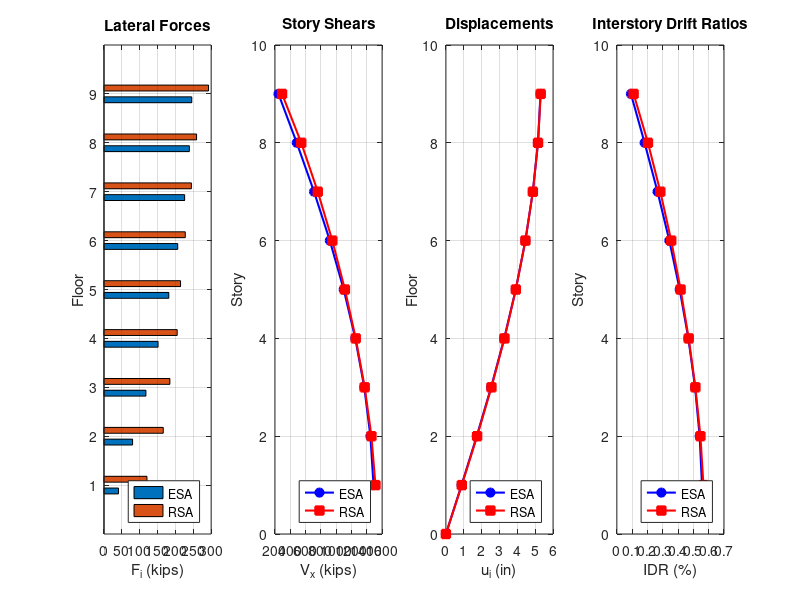

Write the MATLAB code that produced this figure. (Note: this script raises an error after producing the figure.)
%% HW6 Part 3 — Modal Response Spectrum Analysis (RSA) with SRSS
clc; clear; close all;

%% Load results from Parts 1 and 2
load('HW6_Part1_results.mat');
load('HW6_Part2_results.mat');

floors   = (1:N)';
stories  = (1:N)';
H_total  = 118 * 12;
h_story  = H_total / N;     % 157.3 in
Nmodes   = 5;               % number of modes to include

%% Step 1 — Compute modal quantities for each of the 5 modes
% Pre-allocate: rows = floors/stories, columns = modes
F_modal   = zeros(N, Nmodes);   % lateral forces  (kips)
Vs_modal  = zeros(N, Nmodes);   % story shears    (kips)
u_modal   = zeros(N, Nmodes);   % displacements   (in)
IDR_modal = zeros(N, Nmodes);   % interstory drift ratios

for n = 1:Nmodes
    phi_n   = PHI_norm(:,n);
    Gamma_n = Gamma_all(n);
    Spa_n   = Spa_modes_in(n);   % in/s^2
    Sd_n    = Sd_modes_in(n);    % in

    % Modal lateral forces at each floor
    F_modal(:,n) = m_vec .* (Gamma_n * phi_n) * Spa_n;   % kips

    % Modal story shears — sum forces from floor x to roof (BEFORE SRSS)
    for x = 1:N
        Vs_modal(x,n) = sum(F_modal(x:N, n));
    end

    % Modal floor displacements
    u_modal(:,n) = Gamma_n * phi_n * Sd_n;   % in

    % Modal interstory drift ratios
    IDR_modal(1,n)   = u_modal(1,n) / h_story;
    for x = 2:N
        IDR_modal(x,n) = (u_modal(x,n) - u_modal(x-1,n)) / h_story;
    end
end

%% Step 2 — SRSS combination (always the last step)
F_RSA   = sqrt(sum(F_modal.^2,   2));   % (Nx1), sums across columns to get result at each story
Vs_RSA  = sqrt(sum(Vs_modal.^2,  2));   % (Nx1)
u_RSA   = sqrt(sum(u_modal.^2,   2));   % (Nx1)
IDR_RSA = sqrt(sum(IDR_modal.^2, 2));   % (Nx1)

% Base shear from SRSS of modal base shears (story 1 shear = base shear)
V_RSA  = Vs_RSA(1);
VW_RSA = V_RSA / W_tot;

%% Step 3 — Mode % contribution per floor/story
% %_n(x) = r_n(x)^2 / sum_{m=1}^{5} r_m(x)^2   (Lecture 9)

% For lateral forces
pct_F = zeros(N, 3);
sum2_F = sum(F_modal.^2, 2);   % sum of squares across 5 modes
for n = 1:3
    pct_F(:,n) = (F_modal(:,n).^2 ./ sum2_F) * 100;
end

% For story shears
pct_Vs = zeros(N, 3);
sum2_Vs = sum(Vs_modal.^2, 2);
for n = 1:3
    pct_Vs(:,n) = (Vs_modal(:,n).^2 ./ sum2_Vs) * 100;
end

% For displacements
pct_u = zeros(N, 3);
sum2_u = sum(u_modal.^2, 2);
for n = 1:3
    pct_u(:,n) = (u_modal(:,n).^2 ./ sum2_u) * 100;
end

% For IDR
pct_IDR = zeros(N, 3);
sum2_IDR = sum(IDR_modal.^2, 2);
for n = 1:3
    pct_IDR(:,n) = (IDR_modal(:,n).^2 ./ sum2_IDR) * 100;
end

%% Print results
fprintf('\n--- RSA Results (SRSS, 5 modes) ---\n');
fprintf('Base shear V_RSA   = %.2f kips\n', V_RSA);
fprintf('V_RSA / W_total    = %.4f (%.2f%%)\n', VW_RSA, VW_RSA*100);

fprintf('\n--- RSA: Floor/Story Quantities ---\n');
fprintf('%-6s %-12s %-14s %-12s %-12s\n', ...
    'Floor','F_i (kips)','Vs_x (kips)','u_i (in)','IDR_i (%%)');
for i = 1:N
    fprintf('%-6d %-12.4f %-14.4f %-12.4f %-12.4f\n', ...
        i, F_RSA(i), Vs_RSA(i), u_RSA(i), IDR_RSA(i)*100);
end

fprintf('\n--- Mode %% Contribution to Lateral Forces (modes 1-3 / 5-mode SRSS) ---\n');
fprintf('%-6s %-12s %-12s %-12s\n','Floor','Mode 1 (%%)','Mode 2 (%%)','Mode 3 (%%)');
for i = 1:N
    fprintf('%-6d %-12.1f %-12.1f %-12.1f\n', i, pct_F(i,1), pct_F(i,2), pct_F(i,3));
end

fprintf('\n--- Mode %% Contribution to Story Shears (modes 1-3 / 5-mode SRSS) ---\n');
fprintf('%-6s %-12s %-12s %-12s\n','Story','Mode 1 (%%)','Mode 2 (%%)','Mode 3 (%%)');
for i = 1:N
    fprintf('%-6d %-12.1f %-12.1f %-12.1f\n', i, pct_Vs(i,1), pct_Vs(i,2), pct_Vs(i,3));
end

fprintf('\n--- Mode %% Contribution to Displacements (modes 1-3 / 5-mode SRSS) ---\n');
fprintf('%-6s %-12s %-12s %-12s\n','Floor','Mode 1 (%%)','Mode 2 (%%)','Mode 3 (%%)');
for i = 1:N
    fprintf('%-6d %-12.1f %-12.1f %-12.1f\n', i, pct_u(i,1), pct_u(i,2), pct_u(i,3));
end

fprintf('\n--- Mode %% Contribution to IDR (modes 1-3 / 5-mode SRSS) ---\n');
fprintf('%-6s %-12s %-12s %-12s\n','Story','Mode 1 (%%)','Mode 2 (%%)','Mode 3 (%%)');
for i = 1:N
    fprintf('%-6d %-12.1f %-12.1f %-12.1f\n', i, pct_IDR(i,1), pct_IDR(i,2), pct_IDR(i,3));
end

%% Plots

% --- Figure 1: RSA profiles vs ESA ---
figure('Name','HW6 Part 3 — RSA vs ESA Profiles');

subplot(1,4,1);
barh(floors, [F_ESA, F_RSA], 0.6);
xlabel('F_i (kips)'); ylabel('Floor');
title('Lateral Forces');
legend('ESA','RSA','Location','SouthEast');
grid on; ylim([0 N+1]);

subplot(1,4,2);
plot(Vs_ESA, stories, 'b-o', 'LineWidth',1.5, 'MarkerFaceColor','b'); hold on;
plot(Vs_RSA, stories, 'r-s', 'LineWidth',1.5, 'MarkerFaceColor','r');
xlabel('V_x (kips)'); ylabel('Story');
title('Story Shears');
legend('ESA','RSA','Location','SouthEast');
grid on; ylim([0 N+1]);

subplot(1,4,3);
plot([0; u_ESA], [0; floors], 'b-o', 'LineWidth',1.5, 'MarkerFaceColor','b'); hold on;
plot([0; u_RSA], [0; floors], 'r-s', 'LineWidth',1.5, 'MarkerFaceColor','r');
xlabel('u_i (in)'); ylabel('Floor');
title('Displacements');
legend('ESA','RSA','Location','SouthEast');
grid on; ylim([0 N+1]);

subplot(1,4,4);
plot(IDR_ESA*100, stories, 'b-o', 'LineWidth',1.5, 'MarkerFaceColor','b'); hold on;
plot(IDR_RSA*100, stories, 'r-s', 'LineWidth',1.5, 'MarkerFaceColor','r');
xlabel('IDR (%)'); ylabel('Story');
title('Interstory Drift Ratios');
legend('ESA','RSA','Location','SouthEast');
grid on; ylim([0 N+1]);

sgtitle('RSA (5 modes, SRSS) vs ESA');

% --- Figure 2: Mode % contributions ---
figure('Name','HW6 Part 3 — Mode Contributions');

subplot(1,4,1);
plot(pct_F(:,1), floors,'b-o', pct_F(:,2), floors,'r-s', pct_F(:,3), floors,'g-^','LineWidth',1.5);
xlabel('Contribution (%)'); ylabel('Floor');
title('Forces'); legend('Mode 1','Mode 2','Mode 3'); grid on; ylim([0 N+1]);

subplot(1,4,2);
plot(pct_Vs(:,1),stories,'b-o', pct_Vs(:,2),stories,'r-s', pct_Vs(:,3),stories,'g-^','LineWidth',1.5);
xlabel('Contribution (%)'); ylabel('Story');
title('Story Shears'); legend('Mode 1','Mode 2','Mode 3'); grid on; ylim([0 N+1]);

subplot(1,4,3);
plot(pct_u(:,1),floors,'b-o', pct_u(:,2),floors,'r-s', pct_u(:,3),floors,'g-^','LineWidth',1.5);
xlabel('Contribution (%)'); ylabel('Floor');
title('Displacements'); legend('Mode 1','Mode 2','Mode 3'); grid on; ylim([0 N+1]);

subplot(1,4,4);
plot(pct_IDR(:,1),stories,'b-o', pct_IDR(:,2),stories,'r-s', pct_IDR(:,3),stories,'g-^','LineWidth',1.5);
xlabel('Contribution (%)'); ylabel('Story');
title('IDR'); legend('Mode 1','Mode 2','Mode 3'); grid on; ylim([0 N+1]);

sgtitle('Mode % Contributions to Response Quantities (Modes 1-3 vs 5-mode SRSS)');

%% Save for Part 7
save('HW6_Part3_results.mat', ...
     'F_RSA','Vs_RSA','u_RSA','IDR_RSA','V_RSA','VW_RSA', ...
     'F_modal','Vs_modal','u_modal','IDR_modal', ...
     'pct_F','pct_Vs','pct_u','pct_IDR');
